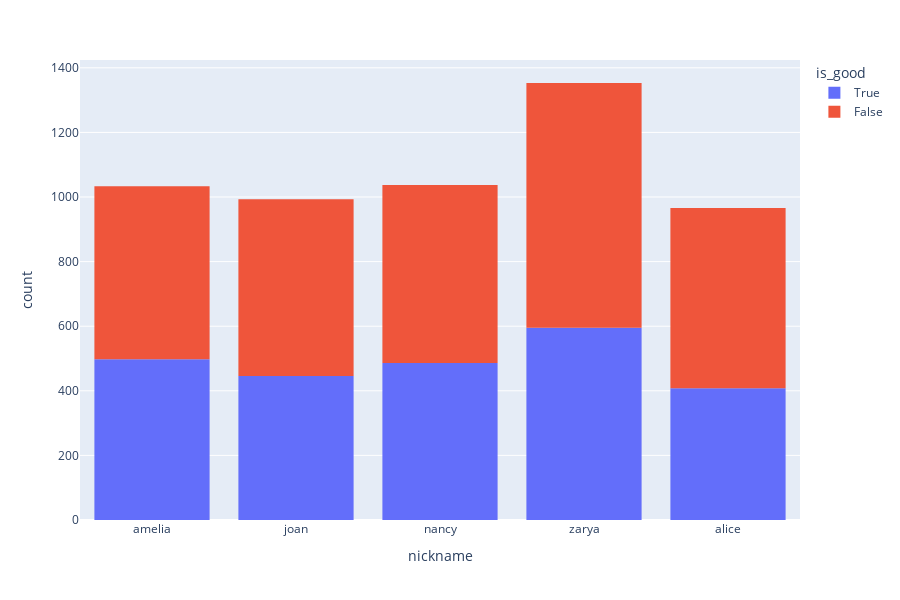

Notebook cell for this chart:
### Code cell
px.histogram(passes, x="nickname", color="is_good", height=600)

### Figure 1 — Plotly figure (JSON) as saved in the notebook; plotly's stock layout.template omitted (floating-point values rounded to 4 significant figures; data arrays with more than 128 entries replaced by an {"elided": "..."} marker saying what was removed)
{"data": [{"bingroup": "x", "hovertemplate": "is_good=True<br>nickname=%{x}<br>count=%{y}<extra></extra>", "legendgroup": "True", "marker": {"color": "#636efa", "pattern": {"shape": ""}}, "name": "True", "orientation": "v", "showlegend": true, "type": "histogram", "x": {"elided": "2433 str values"}, "xaxis": "x", "yaxis": "y"}, {"bingroup": "x", "hovertemplate": "is_good=False<br>nickname=%{x}<br>count=%{y}<extra></extra>", "legendgroup": "False", "marker": {"color": "#EF553B", "pattern": {"shape": ""}}, "name": "False", "orientation": "v", "showlegend": true, "type": "histogram", "x": {"elided": "2949 str values"}, "xaxis": "x", "yaxis": "y"}], "layout": {"barmode": "relative", "height": 600, "legend": {"title": {"text": "is_good"}, "tracegroupgap": 0}, "margin": {"t": 60}, "xaxis": {"anchor": "y", "domain": [0, 1], "title": {"text": "nickname"}}, "yaxis": {"anchor": "x", "domain": [0, 1], "title": {"text": "count"}}}}
